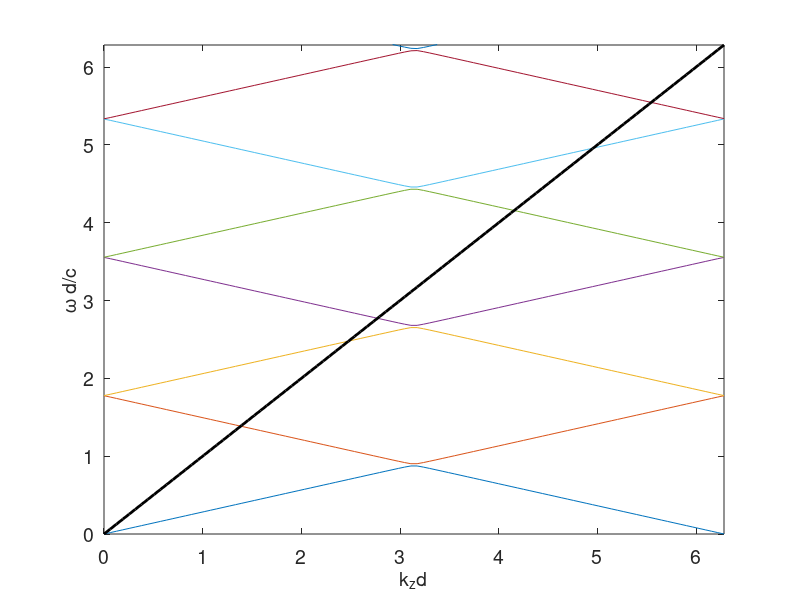

Reproduce this figure in MATLAB.
%https://www.rs.tus.ac.jp/mark.sadgrove/resources/notes/PhCBandStructureNotes.pdf
% Band diagram from the plane wave decomposition method as
% per A. J. Danner’s notes
% http://www.ece.nus.edu.sg/stfpage/eleadj/planewave.htm

% Clean up workspace
clear all;
%close all

% PhC parameters
d1 = 200e-9;
d2 = 200e-9;
d = d1 + d2;
n1 = sqrt(13);
n2 = sqrt(12);

% Input light parameters
kz = linspace(0,2*pi/d,100);
c = 3e8;

% Decomposition constants
N = 4; % This chooses the number of bands
% NB: choosing this number too small will lead to
% an inaccurate band diagram due to truncation of
% the Fourier series.

% Create matrix and solve eigenvalue equation
w2 = zeros(2*N+1,length(kz)); % Set up storage array
for kk = 1:length(kz)
    % Make matrix using for loop
    M = zeros(2*N+1,2*N+1); % Added semicolon to suppress output
    for nn = (-N):N
        for pp = (-N):N
            Fn = (d1/d) * (1/n1^2-1/n2^2) * sinc((pp-nn)*d1/d);
            if ((pp-nn)==0)
                Fn = Fn + 1/n2^2;
            end
            M(nn+N+1,pp+N+1) = (2*pi/d*nn + kz(kk))^2 * Fn;
        end
    end
    w2(:,kk) = sort(eig(M)); % Find and sort the eigenvalues
end

% Plot band diagram
figure(2)
clf
plot(kz*d,sqrt(w2)*d)
hold on
plot(kz*d,abs(kz)*d,'k-','LineWidth',2)
hold off
axis tight
set(gca,'FontSize',14)
xlabel('k_zd','FontSize',14)
ylabel('\omega d/c','FontSize',14)
ylim([0,2*pi])
